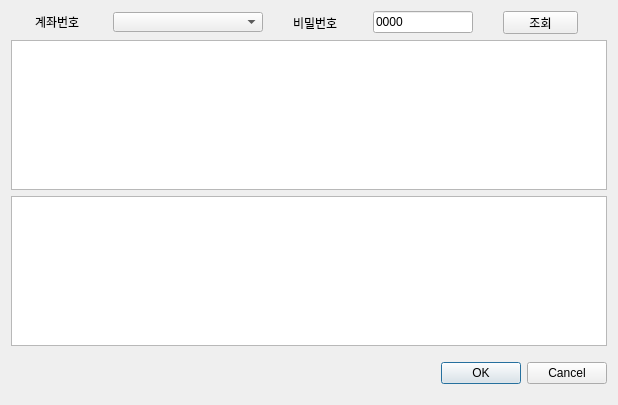
<?xml version="1.0" encoding="UTF-8"?>
<ui version="4.0">
 <class>Dialog</class>
 <widget class="QDialog" name="Dialog">
  <property name="geometry">
   <rect>
    <x>0</x>
    <y>0</y>
    <width>618</width>
    <height>405</height>
   </rect>
  </property>
  <property name="windowTitle">
   <string>계좌정보 조회</string>
  </property>
  <layout class="QVBoxLayout" name="verticalLayout">
   <item>
    <layout class="QHBoxLayout" name="horizontalLayout">
     <item>
      <widget class="QLabel" name="label">
       <property name="minimumSize">
        <size>
         <width>48</width>
         <height>20</height>
        </size>
       </property>
       <property name="maximumSize">
        <size>
         <width>48</width>
         <height>20</height>
        </size>
       </property>
       <property name="text">
        <string>계좌번호</string>
       </property>
      </widget>
     </item>
     <item>
      <widget class="QComboBox" name="comboBox">
       <property name="minimumSize">
        <size>
         <width>120</width>
         <height>20</height>
        </size>
       </property>
       <property name="maximumSize">
        <size>
         <width>150</width>
         <height>20</height>
        </size>
       </property>
      </widget>
     </item>
     <item>
      <widget class="QLabel" name="label_2">
       <property name="maximumSize">
        <size>
         <width>50</width>
         <height>16777215</height>
        </size>
       </property>
       <property name="text">
        <string>비밀번호</string>
       </property>
      </widget>
     </item>
     <item>
      <widget class="QLineEdit" name="lineEdit">
       <property name="maximumSize">
        <size>
         <width>100</width>
         <height>16777215</height>
        </size>
       </property>
       <property name="text">
        <string>0000</string>
       </property>
      </widget>
     </item>
     <item>
      <widget class="QPushButton" name="pushButton">
       <property name="minimumSize">
        <size>
         <width>75</width>
         <height>23</height>
        </size>
       </property>
       <property name="maximumSize">
        <size>
         <width>75</width>
         <height>23</height>
        </size>
       </property>
       <property name="text">
        <string>조회</string>
       </property>
      </widget>
     </item>
    </layout>
   </item>
   <item>
    <widget class="QTableView" name="tableView_1"/>
   </item>
   <item>
    <widget class="QTableView" name="tableView_2"/>
   </item>
   <item>
    <widget class="QDialogButtonBox" name="buttonBox">
     <property name="minimumSize">
      <size>
       <width>0</width>
       <height>42</height>
      </size>
     </property>
     <property name="orientation">
      <enum>Qt::Horizontal</enum>
     </property>
     <property name="standardButtons">
      <set>QDialogButtonBox::Cancel|QDialogButtonBox::Ok</set>
     </property>
    </widget>
   </item>
  </layout>
 </widget>
 <resources/>
 <connections>
  <connection>
   <sender>buttonBox</sender>
   <signal>accepted()</signal>
   <receiver>Dialog</receiver>
   <slot>accept()</slot>
   <hints>
    <hint type="sourcelabel">
     <x>257</x>
     <y>395</y>
    </hint>
    <hint type="destinationlabel">
     <x>157</x>
     <y>274</y>
    </hint>
   </hints>
  </connection>
  <connection>
   <sender>buttonBox</sender>
   <signal>rejected()</signal>
   <receiver>Dialog</receiver>
   <slot>reject()</slot>
   <hints>
    <hint type="sourcelabel">
     <x>325</x>
     <y>395</y>
    </hint>
    <hint type="destinationlabel">
     <x>286</x>
     <y>274</y>
    </hint>
   </hints>
  </connection>
  <connection>
   <sender>pushButton</sender>
   <signal>clicked()</signal>
   <receiver>Dialog</receiver>
   <slot>inquiry()</slot>
   <hints>
    <hint type="sourcelabel">
     <x>263</x>
     <y>36</y>
    </hint>
    <hint type="destinationlabel">
     <x>321</x>
     <y>-16</y>
    </hint>
   </hints>
  </connection>
 </connections>
 <slots>
  <slot>inquiry()</slot>
  <slot>robot_account()</slot>
 </slots>
</ui>
